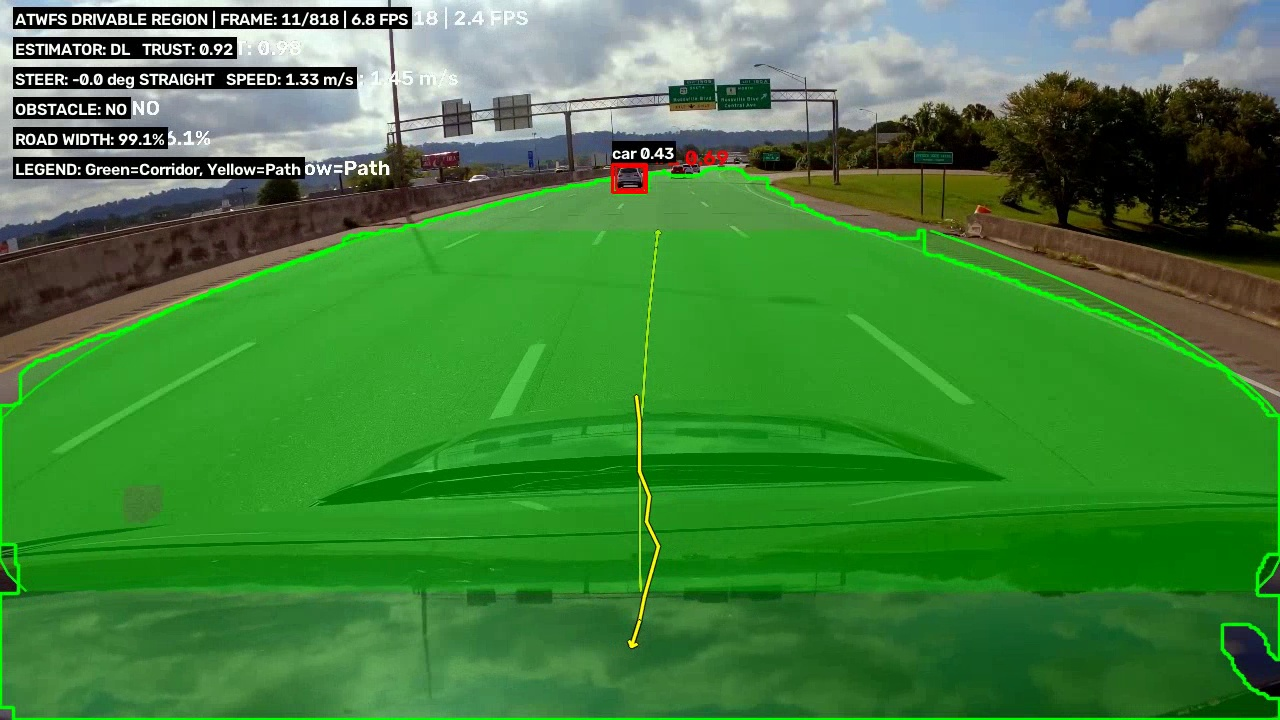
#> input picture check_frames/frame_10.jpg, 1280 x 720 px
$ python -i ipm.py   (imports and definitions only)
#> lines starting #> are read from the running program, lines starting #| are printed output that depends on the picture
#> further down, picture is the input picture: shape (720, 1280, 3); mean B, G, R 60.1, 129.4, 66
"""Self-calibrating Inverse Perspective Mapping (IPM) to Bird's-Eye View (BEV).

Provides:
- Horizon / vanishing point estimation from road lines using Hough transform + EMA smoothing.
- IMU pitch and roll estimation with a complementary filter.
- Dynamic homography computation from camera height, FOV, pitch, and roll.
- Metric road width and lateral offset computation in BEV.
- Fallback hierarchy: IMU -> horizon only -> fixed fraction fallback.
"""
from __future__ import annotations

import csv
import math
from dataclasses import dataclass
from pathlib import Path
from typing import Any, Callable, Dict, List, Optional, Tuple, Union

import cv2
import numpy as np


@dataclass
class IPMResult:
    """Result of IPM processing for a frame."""
    bev_mask: Optional[np.ndarray]
    homography: Optional[np.ndarray]
    pitch_deg: float
    roll_deg: float
    road_width_m: Optional[float]
    lateral_offset_m: Optional[float]
    method: str  # "imu_fused", "horizon_only", "nominal", or "failed"
    valid: bool


class ComplementaryFilter:
    """Complementary filter for fusing accelerometer and gyroscope signals into pitch/roll."""

    # [39 lines left out: functions __init__, update, not called in this run]


class IMUReader:
    """Reads IMU measurements from a CSV file or provides stream samples."""

    # [29 lines left out: functions __init__, _load_csv, get_sample, not called in this run]


class HorizonEstimator:
    """Estimates vanishing point and horizon line from road boundary lines in image."""

    def __init__(self, ema_alpha: float = 0.2) -> None:
        self.ema_alpha = float(ema_alpha)
        self.smoothed_vp_y: Optional[float] = None
        self.success_count: int = 0
        self.total_frames: int = 0

    def estimate_horizon_y(self, frame_bgr: np.ndarray, mask: Optional[np.ndarray] = None) -> Optional[float]:
        """Estimate the vanishing point vertical coordinate (horizon_y) in pixels."""
        self.total_frames += 1
        h, w = frame_bgr.shape[:2]
#> h = 720; w = 1280
        gray = cv2.cvtColor(frame_bgr, cv2.COLOR_BGR2GRAY)
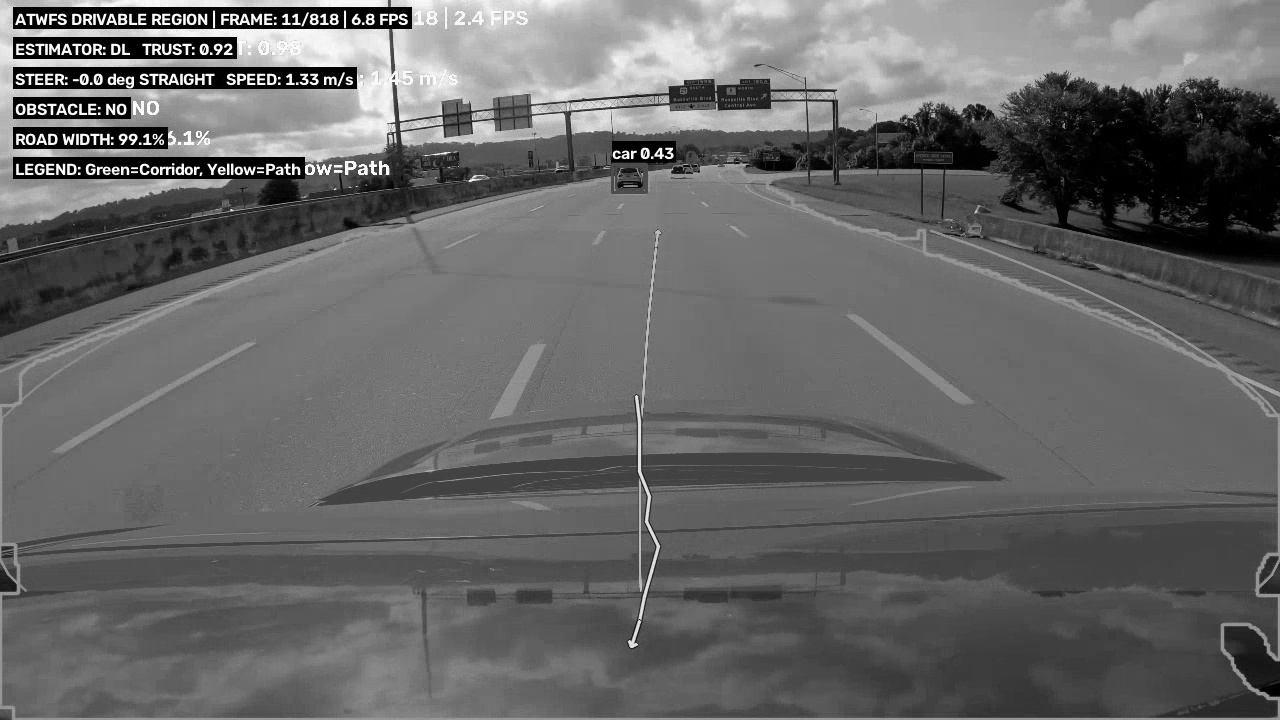
#> gray: shape (720, 1280); min 0, max 255, mean 102.5

        roi_y1 = int(h * 0.20)
#> roi_y1 = 144
        gray_roi = gray[roi_y1:, :]
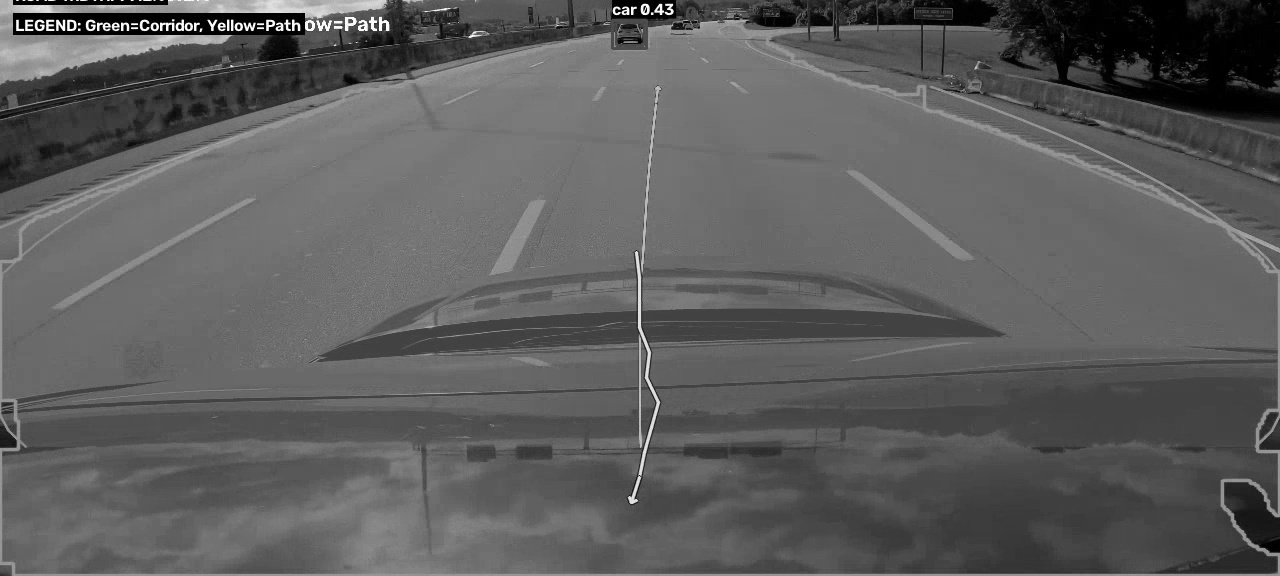
#> gray_roi: shape (576, 1280); min 0, max 255, mean 92.8
        edges = cv2.Canny(gray_roi, 30, 90)
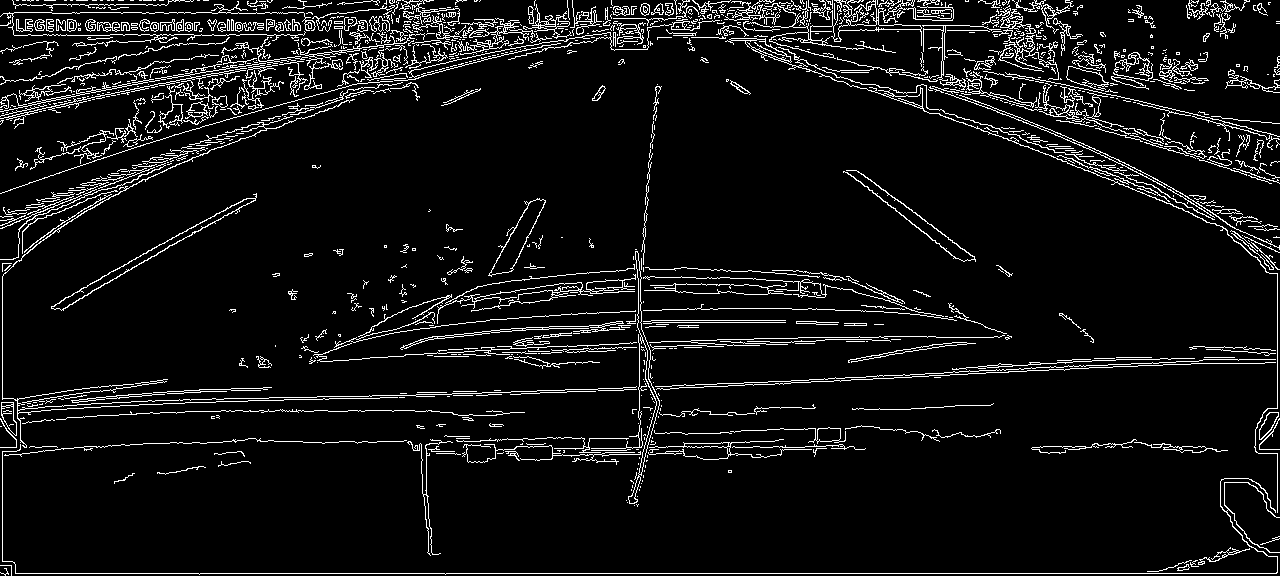
#> edges: shape (576, 1280); 7.1% white in thin lines or dots

        lines = cv2.HoughLinesP(edges, 1, np.pi / 180, threshold=15, minLineLength=10, maxLineGap=15)
#> lines = 1986 rows, first 6: [1, 573, 1276, 573], [688, 385, 1088, 365], [8, 18, 500, 35], [565, 12, 953, 12], [298, 54, 413, 48], [1000, 55, 1050, 57]
        if lines is None or len(lines) < 2:
            return self.smoothed_vp_y

        left_lines = []
        right_lines = []
        for line in lines:
            pts = line.flatten()[:4]
            x1, y1, x2, y2 = float(pts[0]), float(pts[1]), float(pts[2]), float(pts[3])
            dx = x2 - x1
            dy = y2 - y1
            if abs(dx) < 1e-4:
                continue
            slope = dy / dx
            angle_deg = math.degrees(math.atan(slope))
            # Plausible road lane boundaries
            if -80 <= angle_deg <= -12:
                left_lines.append((x1, y1 + roi_y1, x2, y2 + roi_y1))
            elif 12 <= angle_deg <= 80:
                right_lines.append((x1, y1 + roi_y1, x2, y2 + roi_y1))
#> this loop made 1986 passes
#> (x1, y1, x2, y2, dx, dy, slope, angle_deg) on passes 1 to 3: (1, 573, 1276, 573, 1275, 0, 0, 0), (688, 385, 1088, 365, 400, -20, -0.05, -2.86), (8, 18, 500, 35, 492, 17, 0.0346, 1.98)

        if len(left_lines) < 2 or len(right_lines) < 2:
            return self.smoothed_vp_y

        def line_coeffs(lines_list):
            pts = np.array(lines_list, dtype=np.float32)
            fit = cv2.fitLine(pts.reshape(-1, 2), cv2.DIST_L2, 0, 0.01, 0.01).reshape(-1)
            vx, vy, x0, y0 = float(fit[0]), float(fit[1]), float(fit[2]), float(fit[3])
            return float(vy), float(-vx), float(vx * y0 - vy * x0)

        a1, b1, c1 = line_coeffs(left_lines)
        a2, b2, c2 = line_coeffs(right_lines)

        det = a1 * b2 - a2 * b1
        if abs(det) < 1e-4:
            return self.smoothed_vp_y

        vp_y = (a2 * c1 - a1 * c2) / det
        if 0.1 * h <= vp_y <= 0.8 * h:
            self.success_count += 1
            if self.smoothed_vp_y is None:
                self.smoothed_vp_y = float(vp_y)
            else:
                self.smoothed_vp_y = self.ema_alpha * float(vp_y) + (1.0 - self.ema_alpha) * self.smoothed_vp_y

        return self.smoothed_vp_y


class InversePerspectiveMapping:
    """Computes Bird's-Eye View (BEV) homography and extracts real-world road metrics."""

    # [101 lines left out: functions __init__, compute_intrinsics, compute_homography, not called in this run]

    def warp_mask_to_bev(self, mask: np.ndarray, H_img2bev: np.ndarray) -> np.ndarray:
        """Warp drivable mask into Bird's-Eye View representation."""
        return cv2.warpPerspective(mask, H_img2bev, (self.bev_w_px, self.bev_h_px), flags=cv2.INTER_NEAREST)

    # [144 lines left out: functions extract_road_metrics, process_frame, not called in this run]

>>> import cv2
>>> picture = cv2.imread('../check_frames/frame_10.jpg')
>>> result = HorizonEstimator().estimate_horizon_y(picture)

$ run again, on check_frames/frame_20.jpg
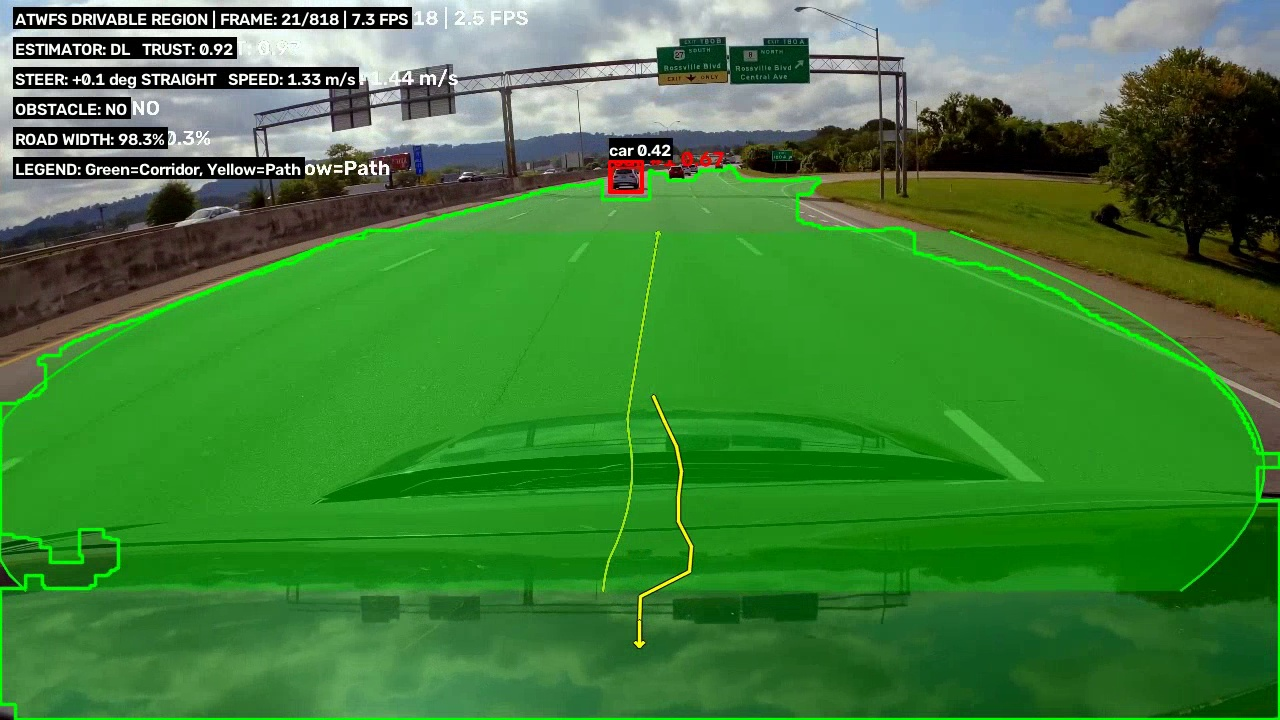
#> input picture check_frames/frame_20.jpg, 1280 x 720 px
#> picture is the input picture: shape (720, 1280, 3); mean B, G, R 57.4, 127.5, 64.3
#> in estimate_horizon_y, `gray_roi = gray[roi_y1:, :]`:
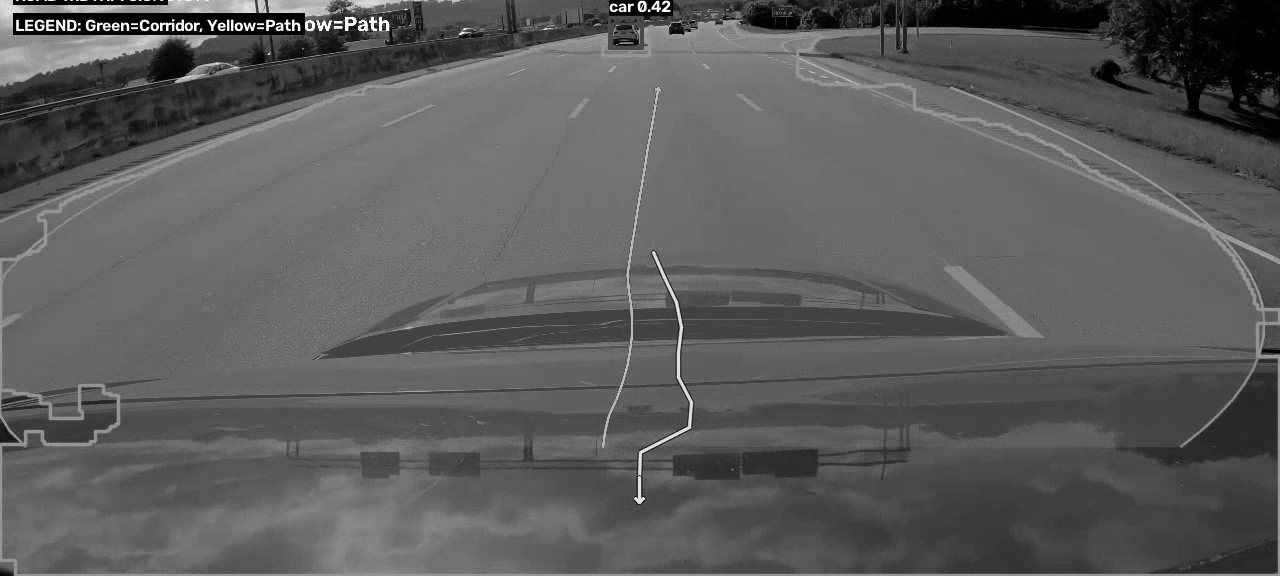
#> gray_roi: shape (576, 1280); min 0, max 255, mean 91.9
#> in estimate_horizon_y, `edges = cv2.Canny(gray_roi, 30, 90)`:
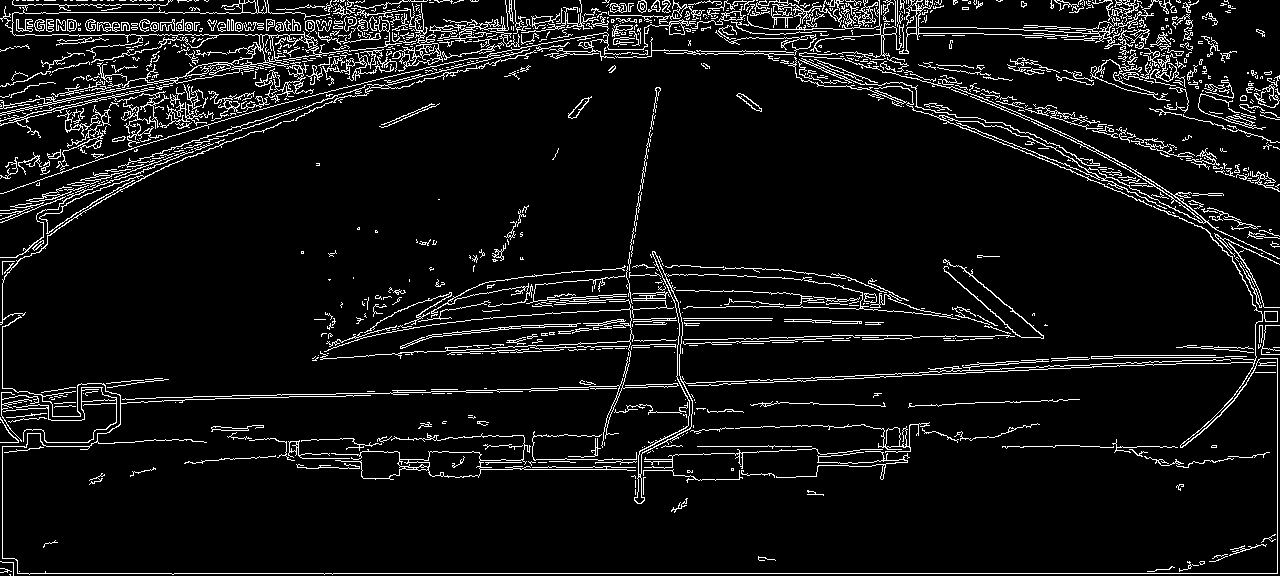
#> edges: shape (576, 1280); 7.4% white in thin lines or dots
#> lines = 2069 rows, first 6: [13, 573, 1277, 573], [248, 34, 540, 44], [492, 20, 697, 23], [12, 29, 52, 30], [1083, 36, 1147, 32], [784, 61, 824, 62]
#> the loop in estimate_horizon_y, `for line in lines:` made 2069 passes
#> (x1, y1, x2, y2, dx, dy, slope, angle_deg) on passes 1 to 3: (13, 573, 1277, 573, 1264, 0, 0, 0), (248, 34, 540, 44, 292, 10, 0.0342, 1.96), (492, 20, 697, 23, 205, 3, 0.0146, 0.838)

$ run again, on check_frames/frame_30.jpg
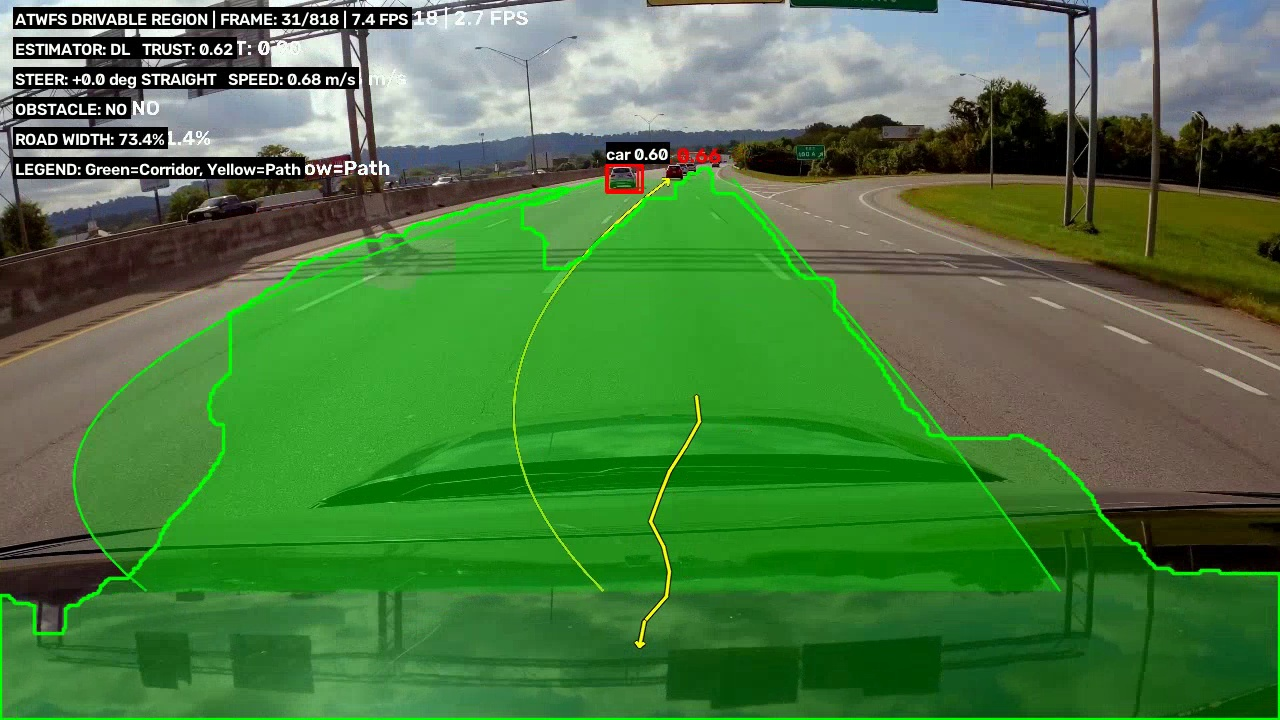
#> input picture check_frames/frame_30.jpg, 1280 x 720 px
#> picture is the input picture: shape (720, 1280, 3); mean B, G, R 65.9, 121.9, 75.6
#> in estimate_horizon_y, `gray_roi = gray[roi_y1:, :]`:
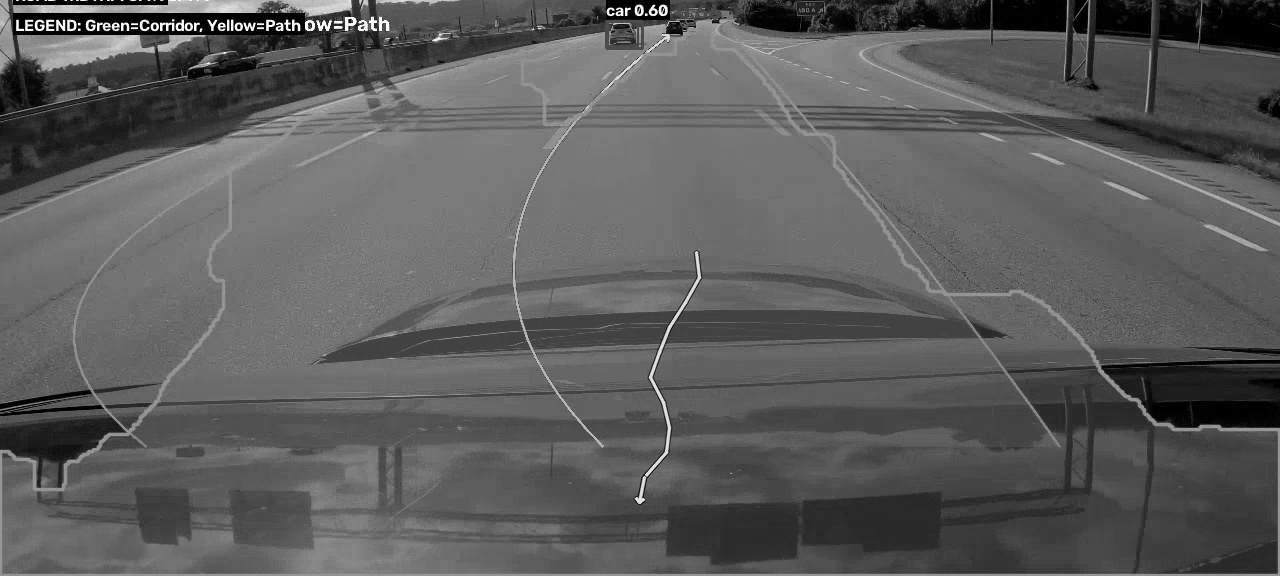
#> gray_roi: shape (576, 1280); min 0, max 255, mean 91.8
#> in estimate_horizon_y, `edges = cv2.Canny(gray_roi, 30, 90)`:
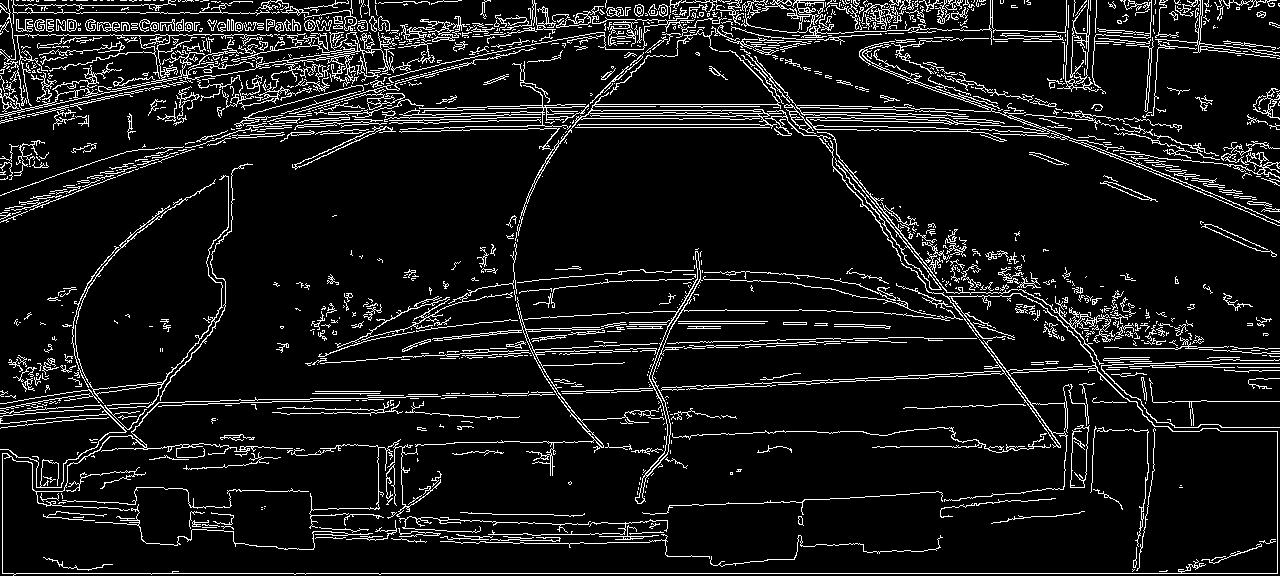
#> edges: shape (576, 1280); 9.1% white in thin lines or dots
#> lines = 2964 rows, first 6: [2, 573, 1277, 573], [609, 25, 752, 15], [444, 127, 464, 127], [5, 23, 487, 31], [295, 399, 351, 398], [44, 80, 165, 87]
#> the loop in estimate_horizon_y, `for line in lines:` made 2964 passes
#> (x1, y1, x2, y2, dx, dy, slope, angle_deg) on passes 1 to 3: (2, 573, 1277, 573, 1275, 0, 0, 0), (609, 25, 752, 15, 143, -10, -0.0699, -4), (444, 127, 464, 127, 20, 0, 0, 0)
